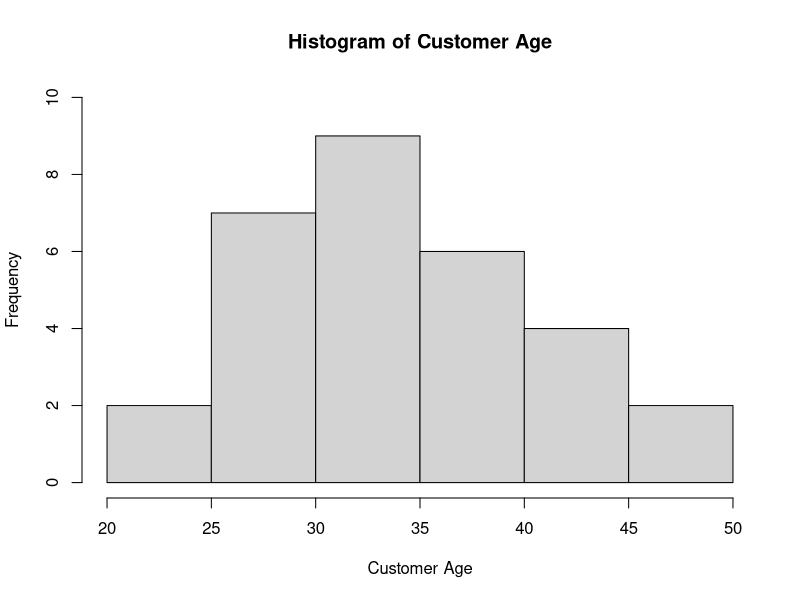
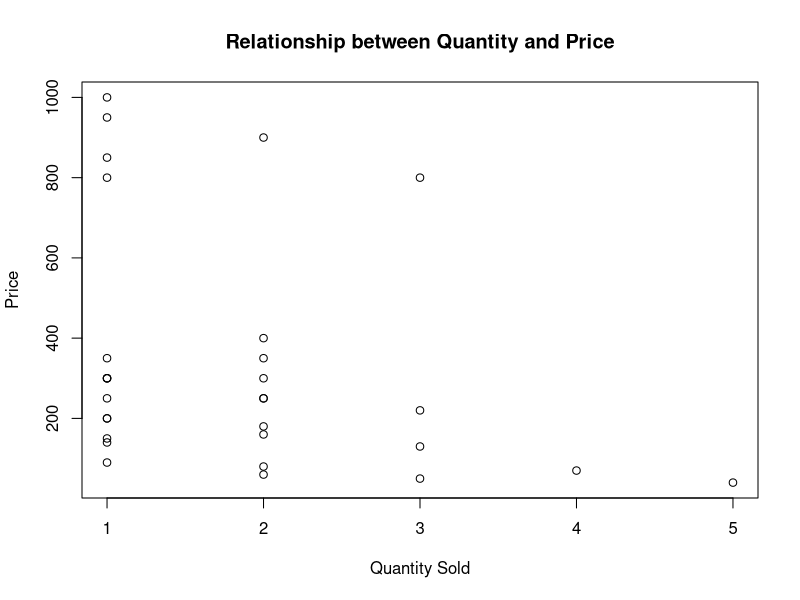

The R script that drew these images, in order:
## ---- chunk 1
# 5 import df
df <- read.csv("sales_data.csv")

# 6 print head and srt of df
head(df)
str(df)

# 7 print non duplicates
unique(df)

# 8 check for missing values
na_count <- data.frame(colSums(is.na(df)))
names(na_count) <- "na_count"
na_count

# 9 filter sales to new york
newYorkSales = df[df$Store.Location == 'New York',]
newYorkSales

# 10 highest sale in new york
newYorkSales[which.max(newYorkSales$Price),"Date"]

# 11 determine the most frequently payment method used by customer
payments <- table(newYorkSales$Payment.Method)
names(payments)[which.max(payments)]
## ---- chunk 2
# 12 Create a histogram of Customer Age and label the x-axis as “Customer Age”. Adjust the plot dimensions so that it is taller than it is wide.
hist(df$Customer.Age, main = "Histogram of Customer Age", xlab="Customer Age" , ylim = c(0, 10))
## ---- chunk 3
#| label: fig-q-vs-p
#| fig-cap: "Relationship between Quantity and Price"
#| fig-align: 'center'  
# 13 Scatter plot of x = quantity sold vs y = price
plot(Price ~ Quantity.Sold , data = df, xlab = 'Quantity Sold', ylab='Price', main = 'Relationship between Quantity and Price')

